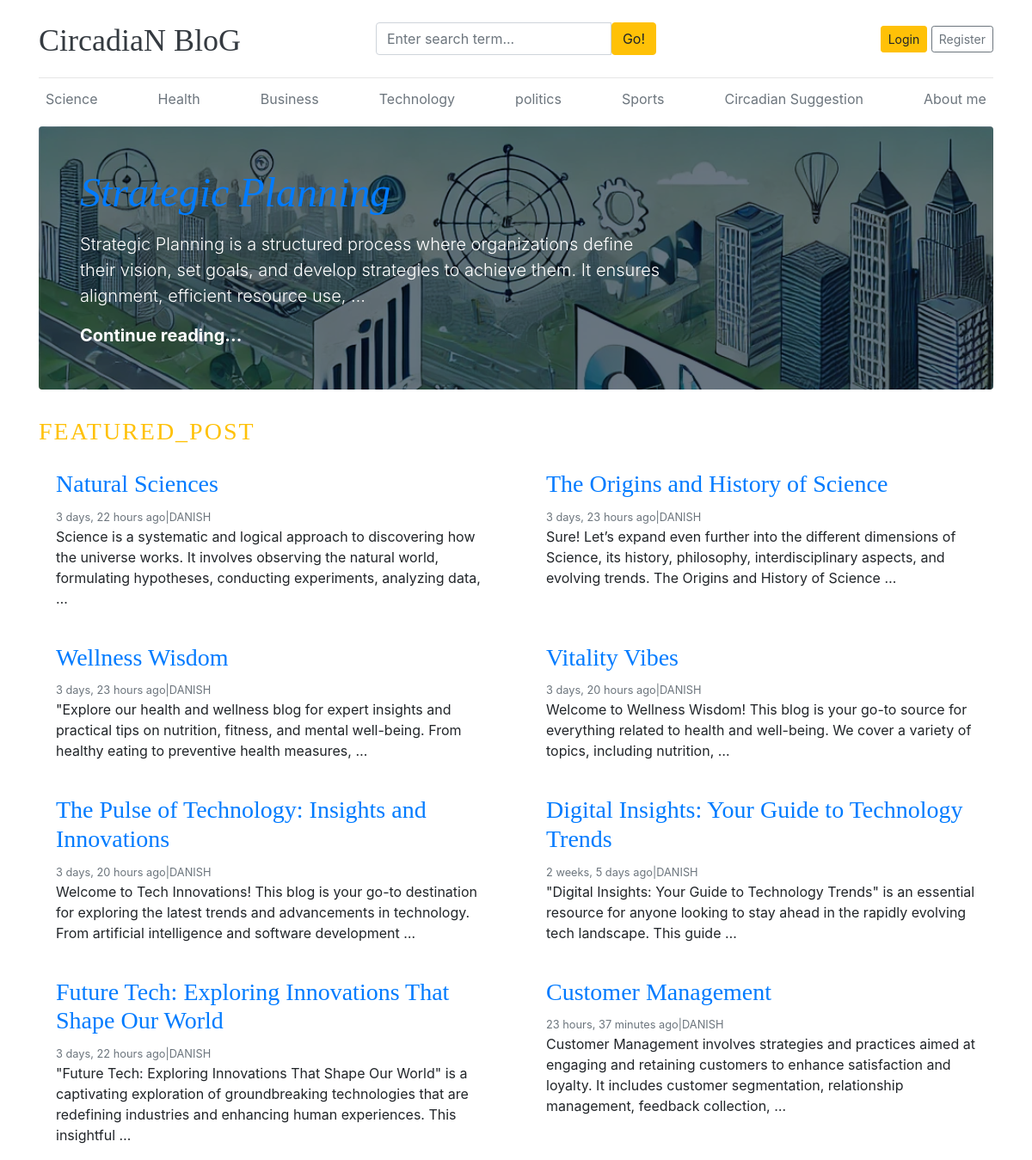
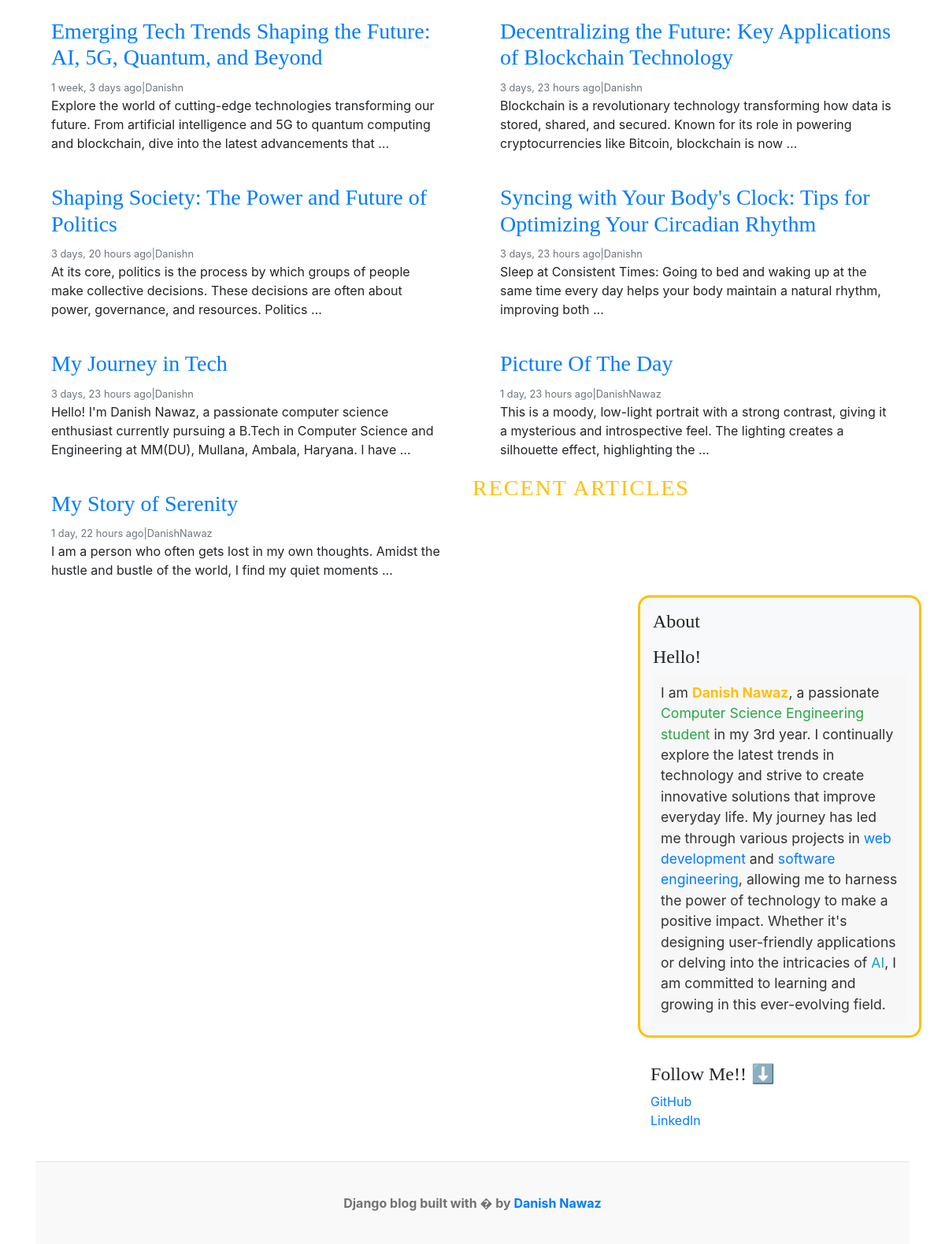
The page / on the database its author committed (2 pictures, top to bottom).
### blogs/models.py (models this page shows, shortened)
class Category(models.Model):
    category_name=models.CharField(max_length=50, unique=True)
    created_at=models.DateTimeField(auto_now=True)
    updated_at=models.DateTimeField(auto_now=True)
    tags = TaggableManager()
    class Meta:
        verbose_name_plural ='Categories'

class Blogs(models.Model):
    title = models.CharField(max_length=100 , unique='True')
    slug = models.SlugField(unique=True , blank=True)
    Category = models.ForeignKey(Category , on_delete=models.CASCADE)
    author = models.ForeignKey(User , on_delete=models.CASCADE)
    blog_image = models.ImageField(upload_to='uploads/%y/%m/%d')
    short_description = models.TextField(max_length=1000)
    blog_body = models.TextField(max_length=3000)
    status = models.CharField(max_length=100 , choices=STATUS_CHOICE , default='draft')
    is_feacherd = models.BooleanField(default=False)
    created_at = models.DateTimeField(auto_now=True)
    updated_at = models.DateTimeField(auto_now=True)
    class Meta:
        verbose_name_plural ='blogs'

### Blog_Main/views.py (the view)
# urls.py: path('', views.home, name="home"),  # Home page route
def home(request):
    categories = Category.objects.all()
    featured_post = Blogs.objects.filter(is_feacherd=True, status='published')
    posts =Blogs.objects.filter(is_feacherd=False, status='published')
    context = {
        'categories': categories,
        'featured_post': featured_post,  # Remove quotes to reference the variable
        'posts': posts
    }
    return render(request, 'home.html', context)

### blogs/context_processors.py (called while the page is built)
def get_categories(request):
    categories=Category.objects.all()
    return  dict(categories=categories)

### templates/home.html (shortened to what this page needs)
{% extends "base/base.html" %}
{% block content %}
 {% for post in featured_post %}
   {%if forloop.first %}
<div class="jumbotron p-3 p-md-5 text-white rounded bg-dark" style="background-image: url({{post.blog_image.url}});background-blend-mode: overlay;background-size:cover;">
    <div class="col-md-8 px-0">
      <h1 class="display-4 font-italic"><a href="{% url 'blogs' post.slug %}">{{post.title}}</a></h1>
      <p class="lead my-3">{{post.short_description| truncatewords:25}}</p>
      <p class="lead mb-0"><a href="#" class="text-white font-weight-bold">Continue reading...</a></p>
    </div>
</div>
    {% endif %}
  {% endfor %}
<h3 class="text-uppercase text-warning" style="letter-spacing: 2px;">Featured_post</h3>
  <div class="row mb-2">
    {% for post in featured_post %}
     {% if not forloop.first %}
    <div class="col-md-6">
      <div class="card border-0" >
        <div class="card-body">
          <h3><a href="{% url 'blogs' post.slug %}">{{post.title}}</a></h3>
          <small class="mb-1 text-muted">{{post.created_at | timesince}} ago|{{post.author}}</small>
          <p class="card-text">{{post.short_description | truncatewords:25}}</p>
        </div>
      </div>
    </div>
     {%endif%}
    {%endfor%}
  <h3 class="text-uppercase text-warning" style="letter-spacing: 2px;">Recent Articles</h3>
  <main role="main" class="container p-0">
    <div class="row">
      <div class="col-md-8 blog-main">
      </div>
      <aside class="col-md-4 blog-sidebar">
        <div class="p-3 mb-3 bg-light" style="border-radius: 15px; border: 3px solid #ffc107; transition: border-color 0.3s ease; overflow: hidden;">
          <h4 class="" style="color: warning; font-size: 1.5rem; margin-bottom: 1rem; bg">About</h4>
          <h4>Hello!</h4>
          <p class="mb-0" style="font-size: 1.1rem; color: #333; transition: all 0.3s ease; padding: 10px; border-radius: 5px; background-color: #f7f7f7;">
            I am <span class="highlight" style="color: #ffc107; font-weight: bold; cursor: pointer;" title="Click to know more about Danish Nawaz">Danish Nawaz</span>, a passionate <span class="highlight" style="color: #28a745;" title="Click to learn more about Computer Science Engineering">Computer Science Engineering student</span> in my 3rd year. I continually explore the latest trends in technology and strive to create innovative solutions that improve everyday life. My journey has led me through various projects in <span class="highlight" style="color: #007bff;" title="Explore my Web Development projects">web development</span> and <span class="highlight" style="color: #007bff;" title="Explore my Software Engineering projects">software engineering</span>, allowing me to harness the power of technology to make a positive impact. Whether it's designing user-friendly applications or delving into the intricacies of <span class="highlight" style="color: #17a2b8;" title="Learn about AI projects">AI</span>, I am committed to learning and growing in this ever-evolving field.
          </p>
      </div>
        <div class="p-3">
          <h4 class="font-bold">Follow Me!!  ⬇️</h4>
          <ol class="list-unstyled">
            <li><a href="https://github.com/DAlgoSculptor">GitHub</a></li>
            <li><a href="https://www.linkedin.com/in/danish-nawaz-86154028a/">LinkedIn</a></li>
          </ol>
        </div>
      </aside>
    </div>
  </main>
</div>
{% endblock %}

### templates/base/header.html (shortened to what this page needs)
{% load static %}
<!DOCTYPE html>
<html lang="en">
<head>
    <link href="https://getbootstrap.com/docs/4.0/dist/css/bootstrap.min.css" rel="stylesheet">
    <link href="css/blog.css" rel="stylesheet">
    <link rel="stylesheet" href="{% static 'css/blog.css'%}">
    <link rel="stylesheet" href="https://cdnjs.cloudflare.com/ajax/libs/font-awesome/4.7.0/css/font-awesome.min.css">
  </head>
<body>
    <div class="container">
      <header class="blog-header py-3">
        <div class="row flex-nowrap justify-content-between align-items-center">
          <div class="col-4 pt-1">
            <a class="blog-header-logo text-dark" href="/">CircadiaN BloG</a>
          </div>
          <div class="clo-4">
            <form action="{% url 'search' %}" method="GET">
              <div class="input-group">
                <input class="form-control" name="keyword" type="text" placeholder="Enter search term..." aria-label="Enter search term..." aria-describedby="button-search" />
                <button type="submit" class="btn btn-warning" id="button-search" type="button">Go!</button>
            </div>
            </form>
          </div>
          <div class="col-4 d-flex justify-content-end align-items-center">
            {% if not user.is_authenticated %}
            <a class="btn btn-sm btn-warning" href="{% url 'Login' %}">Login</a> &nbsp;
            <a class="btn btn-sm btn-outline-secondary" href="{% url 'register' %}">Register</a>
            {% else %}
            <span><a href="{% url 'dashboard' %}"class="btn btn-warning">Dashboard</a></span> &nbsp;
            <span><a href="{% url 'logout' %}">Logout</a></span>
            {% endif %}
          </div>
        </div>
      </header>
      <div class="nav-scroller py-1 mb-2">
        <nav class="nav d-flex justify-content-between">
          {% for cat in  categories %}
          <a class="p-2 text-muted" href="{% url 'posts_by_category' cat.id%}">{{cat.category_name}}</a>
          {% endfor %}
        </nav>
      </div>

### static/css/blog.css (style rules this page uses)
.blog-header { border-bottom: 1px solid #e5e5e5; }
.blog-header-logo { font-family: "Playfair Display", Georgia, "Times New Roman", serif; font-size: 2.25rem; }
h1, h2, h3, h4, h5, h6 { font-family: "Playfair Display", Georgia, "Times New Roman", serif; }
.display-4 { font-size: 2.5rem; }
@media (min-width: 768px) { .display-4 { font-size: 3rem; } }

### rows shown on the page
Category: category_name "Science"
Category: category_name "Health"
Category: category_name "Business"
Category: category_name "Technology"
Category: category_name "politics"
Category: category_name "Sports"
Category: category_name "Circadian Suggestion"
Category: category_name "About me"
Blogs: blog_image (picture), title "Strategic Planning", short_description "Strategic Planning is a structured process where organizations define their vision, set goals, and develop strategies to achieve them. It ensures alignment, efficient resource use, …"
Blogs: title "Natural Sciences", created_at "3 days, 22 hours", author "DANISH", short_description "Science is a systematic and logical approach to discovering how the universe works. It involves observing the natural world, formulating hypotheses, conducting experiments, analyzing data, …"
Blogs: title "The Origins and History of Science", created_at "3 days, 23 hours", author "DANISH", short_description "Sure! Let’s expand even further into the different dimensions of Science, its history, philosophy, interdisciplinary aspects, and evolving trends. The Origins and History of Science …"
Blogs: title "Wellness Wisdom", created_at "3 days, 23 hours", author "DANISH", short_description "\"Explore our health and wellness blog for expert insights and practical tips on nutrition, fitness, and mental well-being. From healthy eating to preventive health measures, …"
Blogs: title "Vitality Vibes", created_at "3 days, 20 hours", author "DANISH", short_description "Welcome to Wellness Wisdom! This blog is your go-to source for everything related to health and well-being. We cover a variety of topics, including nutrition, …"
Blogs: title "The Pulse of Technology: Insights and Innovations", created_at "3 days, 20 hours", author "DANISH", short_description "Welcome to Tech Innovations! This blog is your go-to destination for exploring the latest trends and advancements in technology. From artificial intelligence and software development …"
Blogs: title "Digital Insights: Your Guide to Technology Trends", created_at "2 weeks, 5 days", author "DANISH", short_description "\"Digital Insights: Your Guide to Technology Trends\" is an essential resource for anyone looking to stay ahead in the rapidly evolving tech landscape. This guide …"
Blogs: title "Future Tech: Exploring Innovations That Shape Our World", created_at "3 days, 22 hours", author "DANISH", short_description "\"Future Tech: Exploring Innovations That Shape Our World\" is a captivating exploration of groundbreaking technologies that are redefining industries and enhancing human experiences. This insightful …"
Blogs: title "Customer Management", created_at "23 hours, 37 minutes", author "DANISH", short_description "Customer Management involves strategies and practices aimed at engaging and retaining customers to enhance satisfaction and loyalty. It includes customer segmentation, relationship management, feedback collection, …"
Blogs: title "Emerging Tech Trends Shaping the Future: AI, 5G, Quantum, and Beyond", created_at "1 week, 3 days", author "Danishn", short_description "Explore the world of cutting-edge technologies transforming our future. From artificial intelligence and 5G to quantum computing and blockchain, dive into the latest advancements that …"
Blogs: title "Decentralizing the Future: Key Applications of Blockchain Technology", created_at "3 days, 23 hours", author "Danishn", short_description "Blockchain is a revolutionary technology transforming how data is stored, shared, and secured. Known for its role in powering cryptocurrencies like Bitcoin, blockchain is now …"
Blogs: title "Shaping Society: The Power and Future of Politics", created_at "3 days, 20 hours", author "Danishn", short_description "At its core, politics is the process by which groups of people make collective decisions. These decisions are often about power, governance, and resources. Politics …"
Blogs: title "Syncing with Your Body's Clock: Tips for Optimizing Your Circadian Rhythm", created_at "3 days, 23 hours", author "Danishn", short_description "Sleep at Consistent Times: Going to bed and waking up at the same time every day helps your body maintain a natural rhythm, improving both …"
Blogs: title "My Journey in Tech", created_at "3 days, 23 hours", author "Danishn", short_description "Hello! I'm Danish Nawaz, a passionate computer science enthusiast currently pursuing a B.Tech in Computer Science and Engineering at MM(DU), Mullana, Ambala, Haryana. I have …"
Blogs: title "Picture Of The Day", created_at "1 day, 23 hours", author "DanishNawaz", short_description "This is a moody, low-light portrait with a strong contrast, giving it a mysterious and introspective feel. The lighting creates a silhouette effect, highlighting the …"
Blogs: title "My Story of Serenity", created_at "1 day, 22 hours", author "DanishNawaz", short_description "I am a person who often gets lost in my own thoughts. Amidst the hustle and bustle of the world, I find my quiet moments …"
